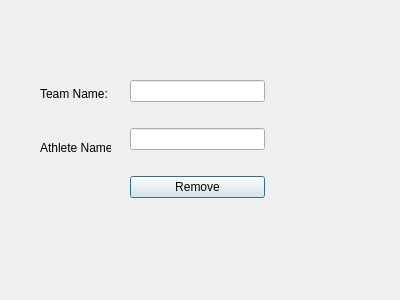
<?xml version="1.0" encoding="UTF-8"?>
<ui version="4.0">
 <class>delete_thlete_from_team_page</class>
 <widget class="QDialog" name="delete_thlete_from_team_page">
  <property name="geometry">
   <rect>
    <x>0</x>
    <y>0</y>
    <width>400</width>
    <height>300</height>
   </rect>
  </property>
  <property name="windowTitle">
   <string>Dialog</string>
  </property>
  <widget class="QWidget" name="">
   <property name="geometry">
    <rect>
     <x>130</x>
     <y>60</y>
     <width>135</width>
     <height>161</height>
    </rect>
   </property>
   <layout class="QVBoxLayout" name="verticalLayout">
    <item>
     <widget class="QLineEdit" name="team_name_input"/>
    </item>
    <item>
     <widget class="QLineEdit" name="athlete_name_input"/>
    </item>
    <item>
     <widget class="QPushButton" name="remove_button">
      <property name="text">
       <string>Remove</string>
      </property>
     </widget>
    </item>
   </layout>
  </widget>
  <widget class="QWidget" name="">
   <property name="geometry">
    <rect>
     <x>40</x>
     <y>70</y>
     <width>71</width>
     <height>101</height>
    </rect>
   </property>
   <layout class="QVBoxLayout" name="verticalLayout_2">
    <item>
     <widget class="QLabel" name="team_name_lable">
      <property name="text">
       <string>Team Name:</string>
      </property>
     </widget>
    </item>
    <item>
     <widget class="QLabel" name="athlete_name_lable">
      <property name="text">
       <string>Athlete Name:</string>
      </property>
     </widget>
    </item>
   </layout>
  </widget>
 </widget>
 <resources/>
 <connections/>
</ui>
